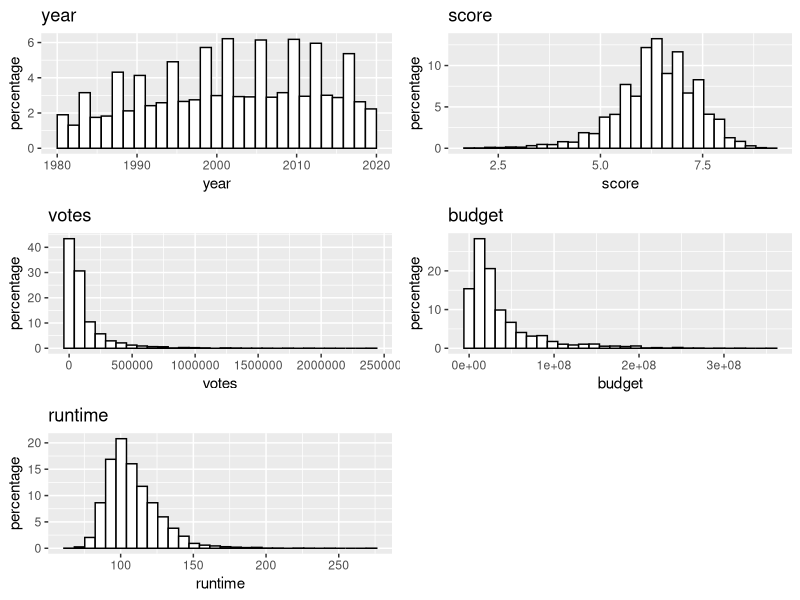
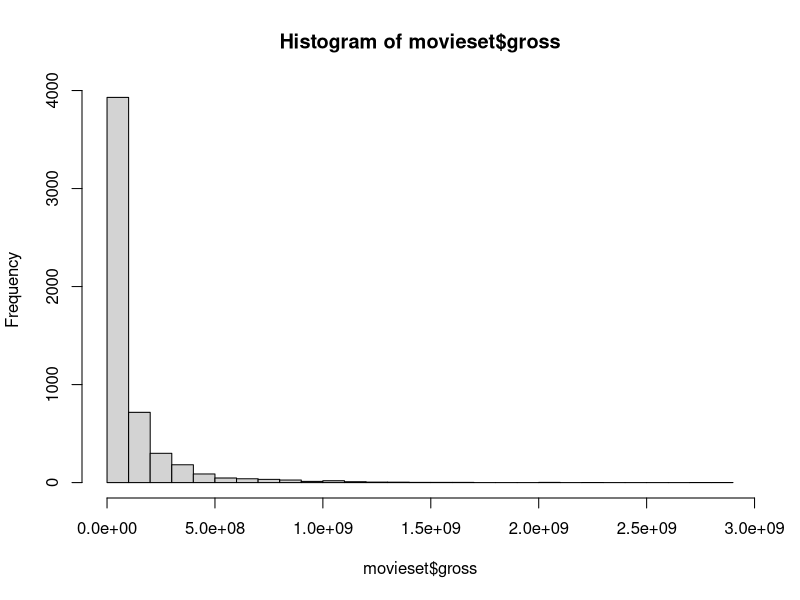
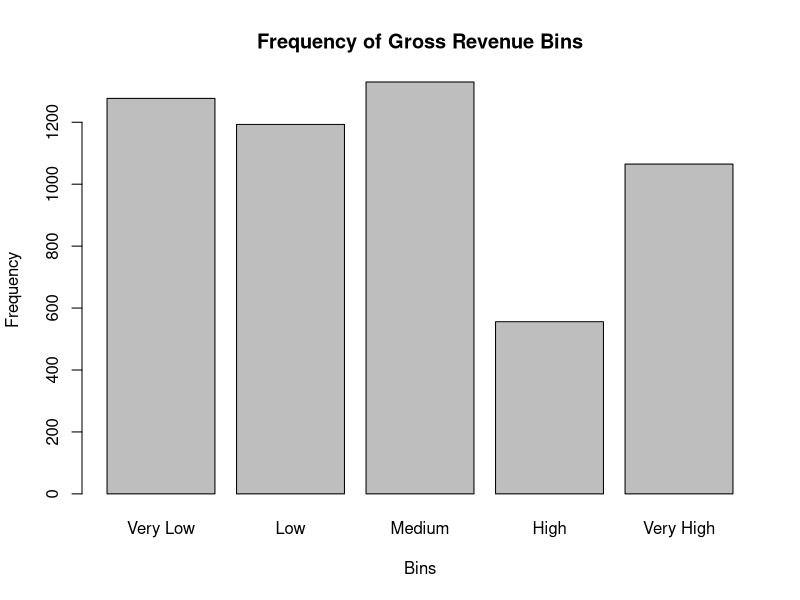
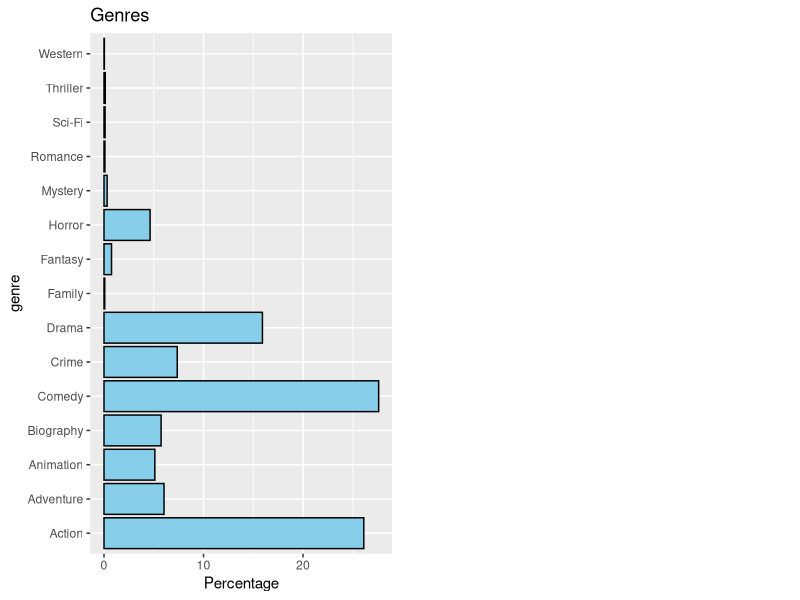
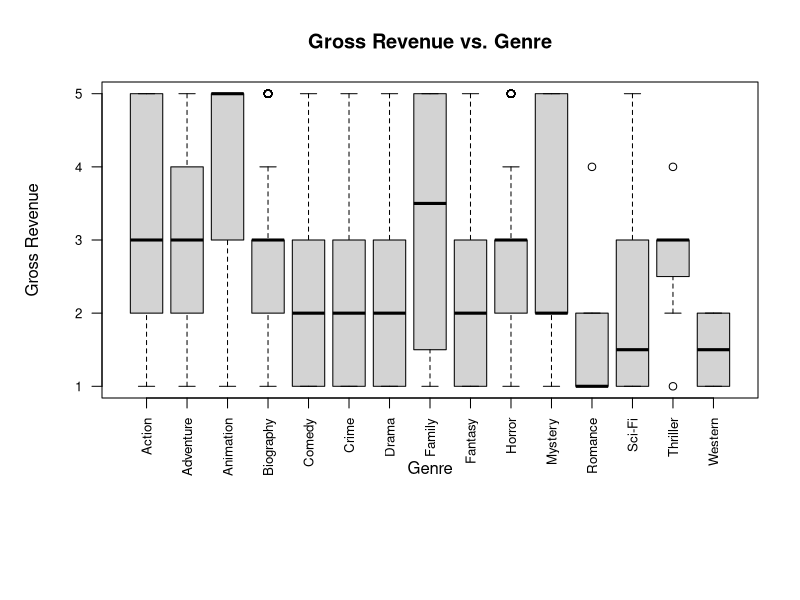
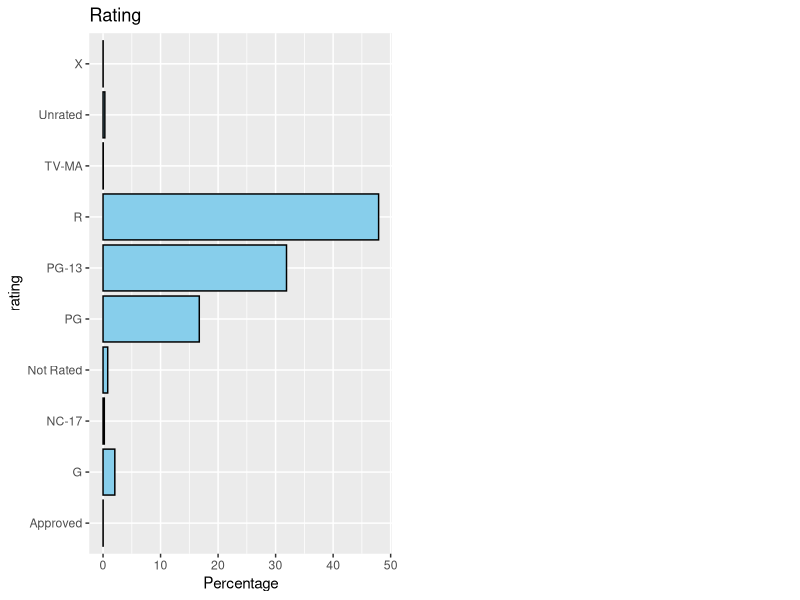
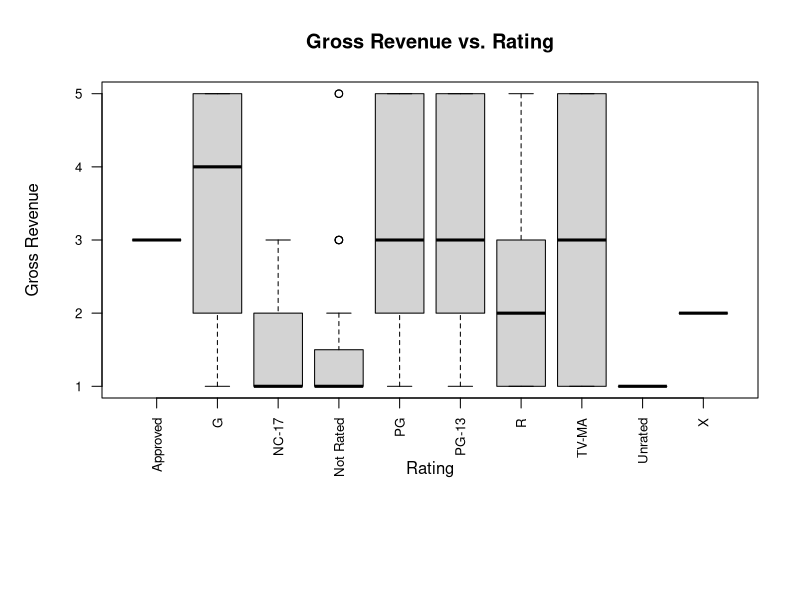
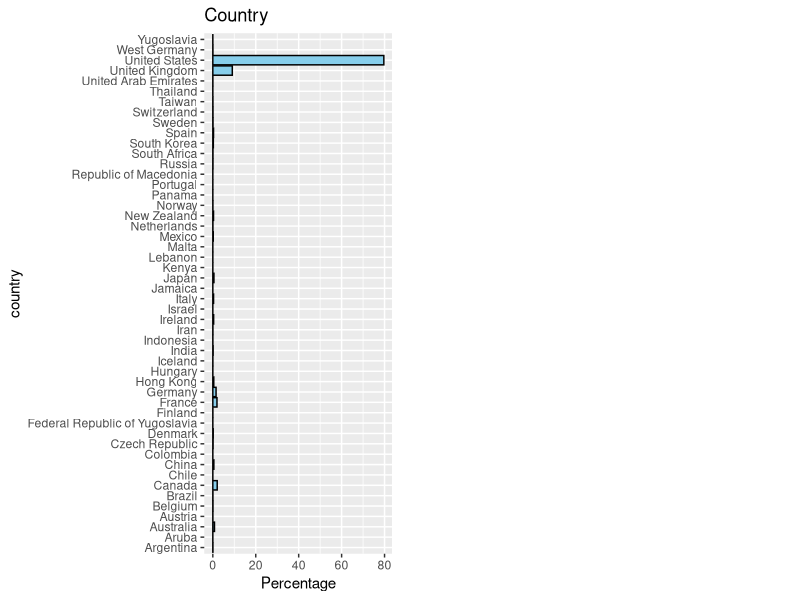

These charts were generated, in order, by the following R code:
## ---- chunk 1
knitr::opts_chunk$set(echo = TRUE)
## ---- chunk 2
library(dplyr)   
library(readr)  
library(ggplot2)
#library(statsr)
library(gridExtra)
library(corrplot)
library(tidyr)
## ---- chunk 3
movieset <- read.csv("output.csv")
print(movieset)
## ---- chunk 4

p1 <- ggplot(aes(x=year), data=movieset) + 
  geom_histogram(aes(y=100*(..count..)/sum(..count..)), color='black', fill='white') + ylab('percentage') + ggtitle('year')
p2 <- ggplot(aes(x=score), data=movieset) +
  geom_histogram(aes(y=100*(..count..)/sum(..count..)), color='black', fill='white') + ylab('percentage') + ggtitle('score')
p3 <- ggplot(aes(x=votes), data=movieset) +
  geom_histogram(aes(y=100*(..count..)/sum(..count..)), color='black', fill='white') + ylab('percentage') + ggtitle('votes')
p4 <- ggplot(aes(x=budget), data=movieset) +
  geom_histogram(aes(y=100*(..count..)/sum(..count..)), color='black', fill='white') + ylab('percentage') + ggtitle('budget')
p5 <- ggplot(aes(x=runtime), data=movieset) +
  geom_histogram(aes(y=100*(..count..)/sum(..count..)), color='black', fill='white') + ylab('percentage') + ggtitle('runtime')
grid.arrange(p1, p2, p3, p4, p5, ncol=2)

## ---- chunk 5
hist(movieset$gross, breaks = 30)
summary(movieset$gross)

numeric_columns <- names(movieset)[sapply(movieset, is.numeric)]
numeric_columns <- setdiff(numeric_columns, "gross")
numeric_vars <- movieset[, numeric_columns]
print(names(numeric_vars))

correlation_matrix <- cor(numeric_vars)
print(correlation_matrix)
## ---- chunk 6
custom_breaks <- c(0, 10000000, 30000000, 90000000, 150000000, Inf)
bin_labels <- c("Very Low", "Low", "Medium", "High", "Very High")

movieset$gross_equal_width_bins <- cut(movieset$gross, breaks = custom_breaks, labels = bin_labels, include.lowest = TRUE, right = FALSE)

bin_freq <- table(movieset$gross_equal_width_bins)

barplot(bin_freq, 
     main = "Frequency of Gross Revenue Bins",
     xlab = "Bins",
     ylab = "Frequency")

## ---- chunk 7

#Plotting genre to gross frequency
p1 <- ggplot(aes(x = genre), data = movieset) +
  geom_bar(aes(y = 100 * (..count..) / sum(..count..)), fill = "skyblue", color = "black") +
  ylab('Percentage') +
  ggtitle('Genres') +
  coord_flip()


grid.arrange(p1, ncol = 2)

# Create boxplot
boxplot(movieset$gross_equal_width_bins ~ genre, data = movieset,
        main = 'Gross Revenue vs. Genre', 
        xlab = 'Genre', 
        ylab = 'Gross Revenue',
        las = 2,   # Rotate x-axis labels to be vertical
        cex.axis = 0.8, # Reduce the font size of axis labels
        par(mar = c(10, 5, 4, 2) + 0.1)) # Increase the bottom margin


#Plotting rating to gross frequency
p2 <- ggplot(aes(x = rating), data = movieset) +
  geom_bar(aes(y = 100 * (..count..) / sum(..count..)), fill = "skyblue", color = "black") +
  ylab('Percentage') +
  ggtitle('Rating') +
  coord_flip()


grid.arrange(p2, ncol = 2)

# Create boxplot
boxplot(movieset$gross_equal_width_bins ~ rating, data = movieset,
        main = 'Gross Revenue vs. Rating', 
        xlab = 'Rating', 
        ylab = 'Gross Revenue',
        las = 2,   # Rotate x-axis labels to be vertical
        cex.axis = 0.8, # Reduce the font size of axis labels
        par(mar = c(10, 5, 4, 2) + 0.1)) # Increase the bottom margin


#Plotting country to gross frequency
p3 <- ggplot(aes(x = country), data = movieset) +
  geom_bar(aes(y = 100 * (..count..) / sum(..count..)), fill = "skyblue", color = "black") +
  ylab('Percentage') +
  ggtitle('Country') +
  coord_flip()


grid.arrange(p3, ncol = 2)

# Create boxplot
boxplot(movieset$gross_equal_width_bins ~ country, data = movieset,
        main = 'Gross Revenue vs. Country', 
        xlab = 'Country', 
        ylab = 'Gross Revenue',
        las = 2,   # Rotate x-axis labels to be vertical
        cex.axis = 0.8, # Reduce the font size of axis labels
        par(mar = c(10, 5, 4, 2) + 0.1)) # Increase the bottom margin

## ---- chunk 8
set.seed(2017)
split <- sample(seq_len(nrow(movieset)), size = floor(0.7 * nrow(movieset)))
train <- movieset[split, ]
test <- movieset[-split, ]
dim(train)
dim(test)
